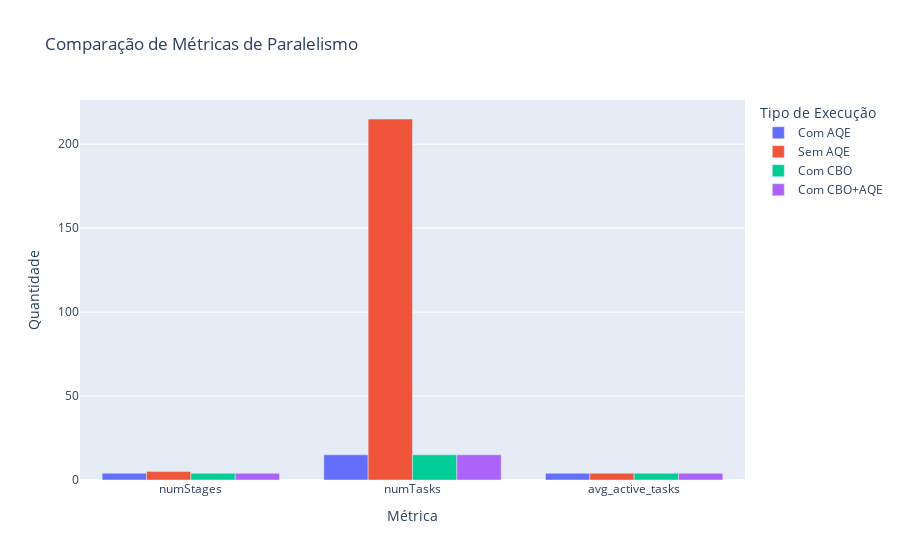

The notebook cell saved with this chart:
### Code cell
# Criar um gráfico de barras para métricas de paralelismo
parallelism_metrics = ["numStages", "numTasks", "avg_active_tasks"]
fig_parallelism = px.bar(
    df_combined.melt(
        id_vars=['execution_type', 'query'],
        value_vars=parallelism_metrics,
        var_name='metric',
        value_name='value'
    ),
    x='metric',
    y='value',
    color='execution_type',
    barmode='group',
    title='Comparação de Métricas de Paralelismo',
    labels={'value': 'Quantidade', 'metric': 'Métrica', 'execution_type': 'Tipo de Execução'}
)
fig_parallelism.show()

### Figure 1 — Plotly figure (JSON) as saved in the notebook; plotly's stock layout.template omitted (floating-point values rounded to 4 significant figures)
{"data": [{"alignmentgroup": "True", "hovertemplate": "Tipo de Execução=Com AQE<br>Métrica=%{x}<br>Quantidade=%{y}<extra></extra>", "legendgroup": "Com AQE", "marker": {"color": "#636efa", "pattern": {"shape": ""}}, "name": "Com AQE", "offsetgroup": "Com AQE", "orientation": "v", "showlegend": true, "textposition": "auto", "type": "bar", "x": ["numStages", "numTasks", "avg_active_tasks"], "xaxis": "x", "y": [4, 15, 4], "yaxis": "y"}, {"alignmentgroup": "True", "hovertemplate": "Tipo de Execução=Sem AQE<br>Métrica=%{x}<br>Quantidade=%{y}<extra></extra>", "legendgroup": "Sem AQE", "marker": {"color": "#EF553B", "pattern": {"shape": ""}}, "name": "Sem AQE", "offsetgroup": "Sem AQE", "orientation": "v", "showlegend": true, "textposition": "auto", "type": "bar", "x": ["numStages", "numTasks", "avg_active_tasks"], "xaxis": "x", "y": [5, 215, 4], "yaxis": "y"}, {"alignmentgroup": "True", "hovertemplate": "Tipo de Execução=Com CBO<br>Métrica=%{x}<br>Quantidade=%{y}<extra></extra>", "legendgroup": "Com CBO", "marker": {"color": "#00cc96", "pattern": {"shape": ""}}, "name": "Com CBO", "offsetgroup": "Com CBO", "orientation": "v", "showlegend": true, "textposition": "auto", "type": "bar", "x": ["numStages", "numTasks", "avg_active_tasks"], "xaxis": "x", "y": [4, 15, 4], "yaxis": "y"}, {"alignmentgroup": "True", "hovertemplate": "Tipo de Execução=Com CBO+AQE<br>Métrica=%{x}<br>Quantidade=%{y}<extra></extra>", "legendgroup": "Com CBO+AQE", "marker": {"color": "#ab63fa", "pattern": {"shape": ""}}, "name": "Com CBO+AQE", "offsetgroup": "Com CBO+AQE", "orientation": "v", "showlegend": true, "textposition": "auto", "type": "bar", "x": ["numStages", "numTasks", "avg_active_tasks"], "xaxis": "x", "y": [4, 15, 4], "yaxis": "y"}], "layout": {"barmode": "group", "legend": {"title": {"text": "Tipo de Execução"}, "tracegroupgap": 0}, "title": {"text": "Comparação de Métricas de Paralelismo"}, "xaxis": {"anchor": "y", "domain": [0, 1], "title": {"text": "Métrica"}}, "yaxis": {"anchor": "x", "domain": [0, 1], "title": {"text": "Quantidade"}}}}
